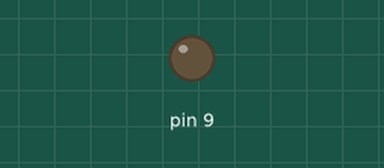
This sketch was run on a simulated Arduino Uno, built with avr-gcc and run on an emulated ATmega328P. Shown: output pins drawn as LEDs (lit = HIGH). What the sketch prints to the serial monitor is not drawn.

Above: at 2.31 s.
At 39.6 s:
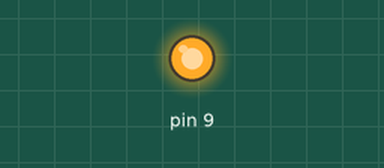
Timing chart, 0 to 40.0 s (numbered marks = the images above):
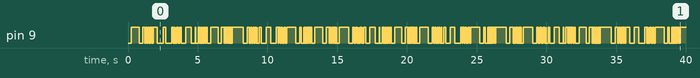

The sketch:

overdue.ino
```cpp
int rate = 200;
int timer = millis();
int timer2 = timer;
void setup() {
  // put your setup code here, to run once:
  pinMode(9, OUTPUT);
  Serial.begin(9600);
}

void loop() {
  // put your main code here, to run repeatedly:
  rate = (220 + 200 * sin(millis() / 300));
  Serial.println(rate);
  timer2 = millis();
  if (timer2 - timer > rate){
    digitalWrite(9, HIGH);// turn the LED on (HIGH is the voltage level)
  }
  if (timer2 - timer > 2 * rate){
    digitalWrite(9, LOW);    // turn the LED off by making the voltage LOW
    timer = millis();
    timer2 = timer;
  }
}
```
